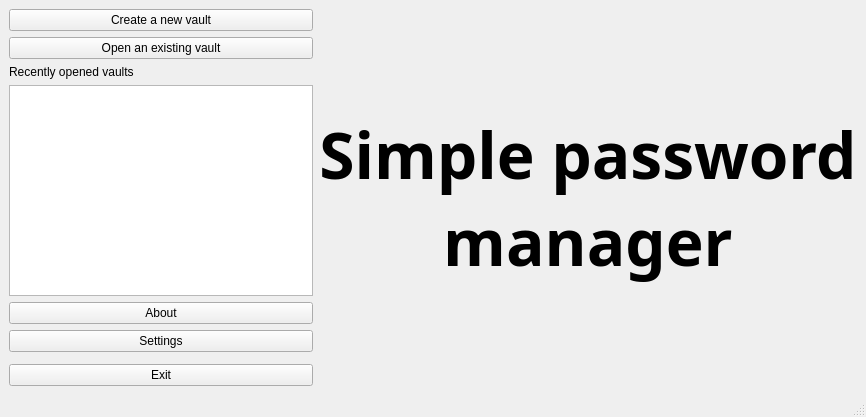
<?xml version="1.0" encoding="UTF-8"?>
<ui version="4.0">
 <class>greeterWindow</class>
 <widget class="QMainWindow" name="greeterWindow">
  <property name="windowModality">
   <enum>Qt::NonModal</enum>
  </property>
  <property name="geometry">
   <rect>
    <x>0</x>
    <y>0</y>
    <width>866</width>
    <height>417</height>
   </rect>
  </property>
  <property name="sizePolicy">
   <sizepolicy hsizetype="Preferred" vsizetype="Preferred">
    <horstretch>0</horstretch>
    <verstretch>0</verstretch>
   </sizepolicy>
  </property>
  <property name="windowTitle">
   <string>MainWindow</string>
  </property>
  <property name="unifiedTitleAndToolBarOnMac">
   <bool>true</bool>
  </property>
  <widget class="QWidget" name="centralwidget">
   <layout class="QGridLayout" name="gridLayout">
    <item row="0" column="0">
     <widget class="QPushButton" name="createButton">
      <property name="text">
       <string>Create a new vault</string>
      </property>
     </widget>
    </item>
    <item row="7" column="0">
     <widget class="QPushButton" name="exitButton">
      <property name="text">
       <string>Exit</string>
      </property>
     </widget>
    </item>
    <item row="2" column="0">
     <widget class="QLabel" name="recentLabel">
      <property name="text">
       <string>Recently opened vaults</string>
      </property>
     </widget>
    </item>
    <item row="3" column="0">
     <widget class="QListView" name="recentListView"/>
    </item>
    <item row="4" column="0">
     <widget class="QPushButton" name="aboutButton">
      <property name="text">
       <string>About</string>
      </property>
     </widget>
    </item>
    <item row="5" column="0">
     <widget class="QPushButton" name="settingsButton">
      <property name="text">
       <string>Settings</string>
      </property>
     </widget>
    </item>
    <item row="1" column="0">
     <widget class="QPushButton" name="openButton">
      <property name="text">
       <string>Open an existing vault</string>
      </property>
     </widget>
    </item>
    <item row="0" column="1" rowspan="8">
     <widget class="QLabel" name="labelTitle">
      <property name="sizePolicy">
       <sizepolicy hsizetype="Preferred" vsizetype="Preferred">
        <horstretch>0</horstretch>
        <verstretch>0</verstretch>
       </sizepolicy>
      </property>
      <property name="font">
       <font>
        <family>Source Code Pro</family>
        <pointsize>48</pointsize>
        <weight>75</weight>
        <bold>true</bold>
       </font>
      </property>
      <property name="text">
       <string>Simple password manager</string>
      </property>
      <property name="textFormat">
       <enum>Qt::AutoText</enum>
      </property>
      <property name="scaledContents">
       <bool>true</bool>
      </property>
      <property name="alignment">
       <set>Qt::AlignCenter</set>
      </property>
      <property name="wordWrap">
       <bool>true</bool>
      </property>
      <property name="margin">
       <number>5</number>
      </property>
     </widget>
    </item>
   </layout>
  </widget>
  <widget class="QStatusBar" name="statusbar"/>
  <action name="actionExit">
   <property name="text">
    <string>Exit</string>
   </property>
  </action>
  <action name="actionAbout">
   <property name="text">
    <string>About</string>
   </property>
  </action>
  <action name="actionCreate_a_new_vault">
   <property name="text">
    <string>Create a new vault</string>
   </property>
  </action>
  <action name="actionUse_an_existing_vault">
   <property name="text">
    <string>Use an existing vault</string>
   </property>
  </action>
 </widget>
 <tabstops>
  <tabstop>createButton</tabstop>
  <tabstop>openButton</tabstop>
  <tabstop>recentListView</tabstop>
  <tabstop>aboutButton</tabstop>
  <tabstop>settingsButton</tabstop>
  <tabstop>exitButton</tabstop>
 </tabstops>
 <resources/>
 <connections/>
</ui>
